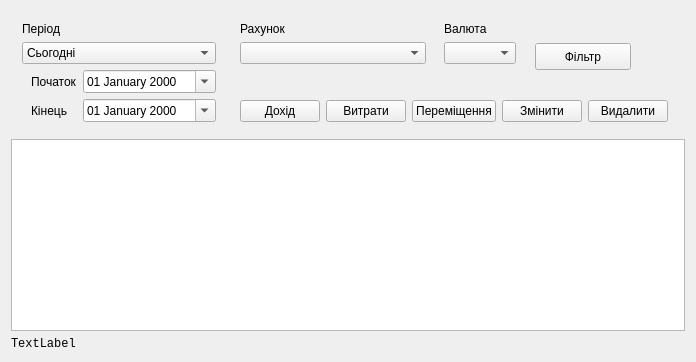
       <widget class="QWidget" name="documentsTab">
        <attribute name="title">
         <string>Доходи та витрати</string>
        </attribute>
        <layout class="QVBoxLayout" name="verticalLayout_9">
         <item>
          <widget class="QWidget" name="widget_3" native="true">
           <property name="minimumSize">
            <size>
             <width>0</width>
             <height>120</height>
            </size>
           </property>
           <layout class="QHBoxLayout" name="horizontalLayout">
            <property name="leftMargin">
             <number>2</number>
            </property>
            <property name="topMargin">
             <number>2</number>
            </property>
            <property name="rightMargin">
             <number>2</number>
            </property>
            <property name="bottomMargin">
             <number>2</number>
            </property>
            <item>
             <widget class="QWidget" name="widget_4" native="true">
              <property name="sizePolicy">
               <sizepolicy hsizetype="Fixed" vsizetype="Fixed">
                <horstretch>0</horstretch>
                <verstretch>0</verstretch>
               </sizepolicy>
              </property>
              <layout class="QVBoxLayout" name="verticalLayout_4">
               <item>
                <widget class="QLabel" name="label">
                 <property name="sizePolicy">
                  <sizepolicy hsizetype="Preferred" vsizetype="Fixed">
                   <horstretch>0</horstretch>
                   <verstretch>0</verstretch>
                  </sizepolicy>
                 </property>
                 <property name="text">
                  <string>Період</string>
                 </property>
                </widget>
               </item>
               <item>
                <widget class="QComboBox" name="periodDocsCB">
                 <item>
                  <property name="text">
                   <string>Сьогодні</string>
                  </property>
                 </item>
                 <item>
                  <property name="text">
                   <string>Вчора</string>
                  </property>
                 </item>
                 <item>
                  <property name="text">
                   <string>Сьогодні та вчора</string>
                  </property>
                 </item>
                 <item>
                  <property name="text">
                   <string>На цьому тижні</string>
                  </property>
                 </item>
                 <item>
                  <property name="text">
                   <string>На тому тижні</string>
                  </property>
                 </item>
                 <item>
                  <property name="text">
                   <string>Цього місяця</string>
                  </property>
                 </item>
                 <item>
                  <property name="text">
                   <string>В тому місяці</string>
                  </property>
                 </item>
                 <item>
                  <property name="text">
                   <string>В цьму кварталі</string>
                  </property>
                 </item>
                 <item>
                  <property name="text">
                   <string>В тому кварталі</string>
                  </property>
                 </item>
                 <item>
                  <property name="text">
                   <string>В цьому році</string>
                  </property>
                 </item>
                 <item>
                  <property name="text">
                   <string>В тому році</string>
                  </property>
                 </item>
                 <item>
                  <property name="text">
                   <string>За весь час</string>
                  </property>
                 </item>
                 <item>
                  <property name="text">
                   <string>Точно</string>
                  </property>
                 </item>
                </widget>
               </item>
               <item>
                <widget class="QWidget" name="widget_5" native="true">
                 <layout class="QHBoxLayout" name="horizontalLayout_2">
                  <property name="topMargin">
                   <number>0</number>
                  </property>
                  <property name="rightMargin">
                   <number>0</number>
                  </property>
                  <property name="bottomMargin">
                   <number>0</number>
                  </property>
                  <item>
                   <widget class="QLabel" name="labelFromDate">
                    <property name="sizePolicy">
                     <sizepolicy hsizetype="Minimum" vsizetype="Preferred">
                      <horstretch>0</horstretch>
                      <verstretch>0</verstretch>
                     </sizepolicy>
                    </property>
                    <property name="text">
                     <string>Початок</string>
                    </property>
                   </widget>
                  </item>
                  <item>
                   <widget class="QDateEdit" name="startDateDocsEdit">
                    <property name="displayFormat">
                     <string>dd MMMM yyyy</string>
                    </property>
                    <property name="calendarPopup">
                     <bool>true</bool>
                    </property>
                   </widget>
                  </item>
                 </layout>
                </widget>
               </item>
               <item>
                <widget class="QWidget" name="widget_7" native="true">
                 <layout class="QHBoxLayout" name="horizontalLayout_3">
                  <property name="topMargin">
                   <number>0</number>
                  </property>
                  <property name="rightMargin">
                   <number>0</number>
                  </property>
                  <property name="bottomMargin">
                   <number>0</number>
                  </property>
                  <item>
                   <widget class="QLabel" name="labelToDate">
                    <property name="sizePolicy">
                     <sizepolicy hsizetype="Minimum" vsizetype="Preferred">
                      <horstretch>0</horstretch>
                      <verstretch>0</verstretch>
                     </sizepolicy>
                    </property>
                    <property name="text">
                     <string>Кінець</string>
                    </property>
                   </widget>
                  </item>
                  <item>
                   <widget class="QDateEdit" name="endDateDocsEdit">
                    <property name="displayFormat">
                     <string>dd MMMM yyyy</string>
                    </property>
                    <property name="calendarPopup">
                     <bool>true</bool>
                    </property>
                   </widget>
                  </item>
                 </layout>
                </widget>
               </item>
              </layout>
             </widget>
            </item>
            <item>
             <widget class="QWidget" name="widget_6" native="true">
              <layout class="QVBoxLayout" name="verticalLayout_5">
               <property name="spacing">
                <number>0</number>
               </property>
               <property name="leftMargin">
                <number>0</number>
               </property>
               <property name="topMargin">
                <number>0</number>
               </property>
               <property name="rightMargin">
                <number>0</number>
               </property>
               <property name="bottomMargin">
                <number>9</number>
               </property>
               <item>
                <widget class="QWidget" name="widget" native="true">
                 <property name="sizePolicy">
                  <sizepolicy hsizetype="Preferred" vsizetype="Preferred">
                   <horstretch>0</horstretch>
                   <verstretch>0</verstretch>
                  </sizepolicy>
                 </property>
                 <layout class="QHBoxLayout" name="horizontalLayout_5">
                  <property name="spacing">
                   <number>0</number>
                  </property>
                  <property name="leftMargin">
                   <number>0</number>
                  </property>
                  <property name="topMargin">
                   <number>0</number>
                  </property>
                  <property name="rightMargin">
                   <number>0</number>
                  </property>
                  <property name="bottomMargin">
                   <number>0</number>
                  </property>
                  <item>
                   <widget class="QWidget" name="widget_9" native="true">
                    <property name="sizePolicy">
                     <sizepolicy hsizetype="Fixed" vsizetype="Preferred">
                      <horstretch>0</horstretch>
                      <verstretch>0</verstretch>
                     </sizepolicy>
                    </property>
                    <property name="minimumSize">
                     <size>
                      <width>204</width>
                      <height>0</height>
                     </size>
                    </property>
                    <layout class="QVBoxLayout" name="verticalLayout_6">
                     <item>
                      <widget class="QLabel" name="label_2">
                       <property name="text">
                        <string>Рахунок</string>
                       </property>
                      </widget>
                     </item>
                     <item>
                      <widget class="QComboBox" name="accountDocsCB"/>
                     </item>
                    </layout>
                   </widget>
                  </item>
                  <item>
                   <widget class="QWidget" name="widget_10" native="true">
                    <property name="sizePolicy">
                     <sizepolicy hsizetype="Fixed" vsizetype="Preferred">
                      <horstretch>0</horstretch>
                      <verstretch>0</verstretch>
                     </sizepolicy>
                    </property>
                    <layout class="QVBoxLayout" name="verticalLayout_7">
                     <item>
                      <widget class="QLabel" name="label_3">
                       <property name="text">
                        <string>Валюта</string>
                       </property>
                      </widget>
                     </item>
                     <item>
                      <widget class="QComboBox" name="currencyDocsCB"/>
                     </item>
                    </layout>
                   </widget>
                  </item>
                  <item>
                   <widget class="QWidget" name="widget_11" native="true">
                    <widget class="QPushButton" name="btnDocTypeFilter">
                     <property name="geometry">
                      <rect>
                       <x>10</x>
                       <y>30</y>
                       <width>96</width>
                       <height>27</height>
                      </rect>
                     </property>
                     <property name="sizePolicy">
                      <sizepolicy hsizetype="Fixed" vsizetype="Fixed">
                       <horstretch>0</horstretch>
                       <verstretch>0</verstretch>
                      </sizepolicy>
                     </property>
                     <property name="text">
                      <string>Фiльтр</string>
                     </property>
                    </widget>
                   </widget>
                  </item>
                 </layout>
                </widget>
               </item>
               <item alignment="Qt::AlignBottom">
                <widget class="QWidget" name="widget_2" native="true">
                 <property name="sizePolicy">
                  <sizepolicy hsizetype="Preferred" vsizetype="Minimum">
                   <horstretch>0</horstretch>
                   <verstretch>0</verstretch>
                  </sizepolicy>
                 </property>
                 <layout class="QHBoxLayout" name="horizontalLayout_4">
                  <property name="bottomMargin">
                   <number>0</number>
                  </property>
                  <item>
                   <widget class="QPushButton" name="creditButton">
                    <property name="sizePolicy">
                     <sizepolicy hsizetype="Fixed" vsizetype="Fixed">
                      <horstretch>0</horstretch>
                      <verstretch>0</verstretch>
                     </sizepolicy>
                    </property>
                    <property name="text">
                     <string>Дохід</string>
                    </property>
                   </widget>
                  </item>
                  <item>
                   <widget class="QPushButton" name="debitButton">
                    <property name="sizePolicy">
                     <sizepolicy hsizetype="Fixed" vsizetype="Fixed">
                      <horstretch>0</horstretch>
                      <verstretch>0</verstretch>
                     </sizepolicy>
                    </property>
                    <property name="text">
                     <string>Витрати</string>
                    </property>
                   </widget>
                  </item>
                  <item>
                   <widget class="QPushButton" name="movementButton">
                    <property name="sizePolicy">
                     <sizepolicy hsizetype="Fixed" vsizetype="Fixed">
                      <horstretch>0</horstretch>
                      <verstretch>0</verstretch>
                     </sizepolicy>
                    </property>
                    <property name="text">
                     <string>Переміщення</string>
                    </property>
                   </widget>
                  </item>
                  <item>
                   <widget class="QPushButton" name="editButton">
                    <property name="sizePolicy">
                     <sizepolicy hsizetype="Fixed" vsizetype="Fixed">
                      <horstretch>0</horstretch>
                      <verstretch>0</verstretch>
                     </sizepolicy>
                    </property>
                    <property name="text">
                     <string>Змінити</string>
                    </property>
                   </widget>
                  </item>
                  <item>
                   <widget class="QPushButton" name="removeButton">
                    <property name="sizePolicy">
                     <sizepolicy hsizetype="Fixed" vsizetype="Fixed">
                      <horstretch>0</horstretch>
                      <verstretch>0</verstretch>
                     </sizepolicy>
                    </property>
                    <property name="text">
                     <string>Видалити</string>
                    </property>
                   </widget>
                  </item>
                  <item>
                   <widget class="QWidget" name="widget_8" native="true"/>
                  </item>
                 </layout>
                </widget>
               </item>
              </layout>
             </widget>
            </item>
           </layout>
          </widget>
         </item>
         <item>
          <widget class="QTableView" name="documentsTableView">
           <property name="selectionMode">
            <enum>QAbstractItemView::ExtendedSelection</enum>
           </property>
           <property name="selectionBehavior">
            <enum>QAbstractItemView::SelectRows</enum>
           </property>
           <property name="showGrid">
            <bool>false</bool>
           </property>
           <property name="wordWrap">
            <bool>false</bool>
           </property>
           <property name="cornerButtonEnabled">
            <bool>false</bool>
           </property>
           <attribute name="horizontalHeaderVisible">
            <bool>false</bool>
           </attribute>
           <attribute name="horizontalHeaderHighlightSections">
            <bool>false</bool>
           </attribute>
           <attribute name="horizontalHeaderMinimumSectionSize">
            <number>10</number>
           </attribute>
           <attribute name="verticalHeaderVisible">
            <bool>false</bool>
           </attribute>
           <attribute name="verticalHeaderDefaultSectionSize">
            <number>20</number>
           </attribute>
           <attribute name="verticalHeaderHighlightSections">
            <bool>false</bool>
           </attribute>
           <attribute name="verticalHeaderMinimumSectionSize">
            <number>12</number>
           </attribute>
          </widget>
         </item>
         <item>
          <widget class="QLabel" name="summaLabel">
           <property name="font">
            <font>
             <family>Monospace</family>
            </font>
           </property>
           <property name="text">
            <string>TextLabel</string>
           </property>
          </widget>
         </item>
        </layout>
       </widget>
